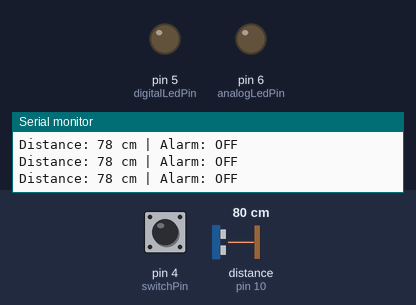
Recording of a sketch running on a simulated Arduino Uno, built with avr-gcc and run on an emulated ATmega328P. Parts: output pins drawn as LEDs (lit = HIGH), the last lines printed to the serial monitor. Wiring (inferred from the names in the program): ultrasonic range finder: trigger pin 9; echo pin 10. Dashed ring = blinking. The inputs (shaded band) are chosen by the test bench; at power-on: distance to the obstacle (sensor on pin 10) 80 cm, pin 4 (switchPin) HIGH. The echo pulse lasts 58.3 µs per cm; pins used as bus, display or sensor lines are not drawn.

Above: at 1.2 s.
1.3 s: distance to the obstacle (sensor on pin 10) set to 18 cm
At 2.5 s:
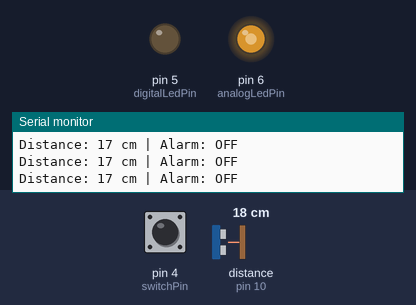
2.8 s: distance to the obstacle (sensor on pin 10) set to 9 cm
At 3.3 s:
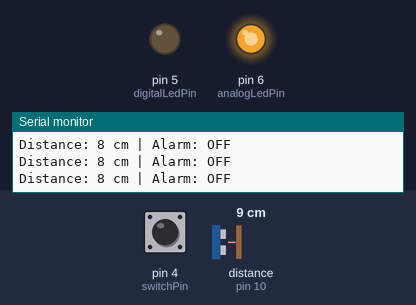
4.3 s: pin 4 (switchPin) pulled LOW for 1 s
At 4.92 s:
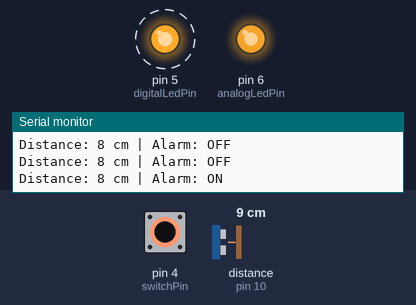
6.8 s: distance to the obstacle (sensor on pin 10) set to 35 cm
At 8.1 s:
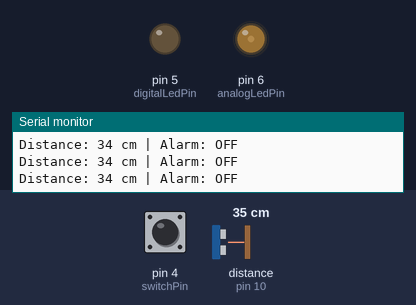
Timing chart, 0 to 9.3 s (numbered marks = the images above; inputs shaded):
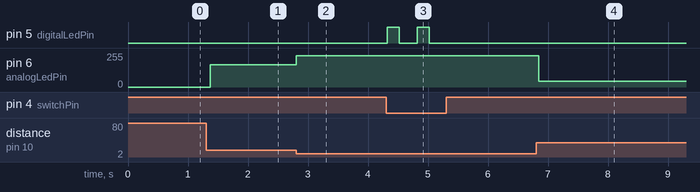

Measured:
- after the input at 1.3 s, pin 6 (analogLedPin): 0/255 → 168/255 after 0.07 s
- after the input at 2.8 s, pin 6 (analogLedPin): 168/255 → 234/255 at once
- after the input at 4.3 s, pin 5 (digitalLedPin): alternates HIGH for 0.20 s and LOW for 0.30 s, 4 changes in all, then stays LOW, starting at once
- after the input at 6.8 s, pin 6 (analogLedPin): 234/255 → 44/255 after 0.05 s

The sketch:

Assignment_2.ino
```cpp
const int trigPin = 9;
const int echoPin = 10;
const int analogLedPin = 6;  // LED for distance indication
const int digitalLedPin = 5; // LED for alarm
const int switchPin = 4;     // switch
int distanceThreshold = 10; // Distance in cm for alarm
bool alarmEnabled = false;  // Alarm State

void setup() {
  Serial.begin(9600);

  // pin modes
  pinMode(trigPin, OUTPUT);
  pinMode(echoPin, INPUT);
  pinMode(analogLedPin, OUTPUT);
  pinMode(digitalLedPin, OUTPUT);
  pinMode(switchPin, INPUT_PULLUP);

  // Initial LED state
  digitalWrite(digitalLedPin, LOW);
}

void loop() {
  // Distance from sensor
  int distance = getDistance();

  // State of the switch
  alarmEnabled = digitalRead(switchPin) == LOW;

  // Analog LED brightness based on distance
  int brightness = map(distance, 5, 40, 255, 0); // distances between 5 cm and 40 cm
  brightness = constrain(brightness, 0, 255);     // Limit brightness to range
  analogWrite(analogLedPin, brightness);

  // If alarm is enabled and distance is below threshold, blink alarm LED
  if (alarmEnabled && distance < distanceThreshold) {
    digitalWrite(digitalLedPin, HIGH);
    delay(200);
    digitalWrite(digitalLedPin, LOW);
    delay(200);
  } else {
    digitalWrite(digitalLedPin, LOW); // Keep alarm LED off
  }

  //Debug
  Serial.print("Distance: ");
  Serial.print(distance);
  Serial.print(" cm | Alarm: ");
  Serial.println(alarmEnabled ? "ON" : "OFF");

  delay(100);
}

// Function to calculate distance
int getDistance() {
  digitalWrite(trigPin, LOW);
  delayMicroseconds(2);
  digitalWrite(trigPin, HIGH);
  delayMicroseconds(10);
  digitalWrite(trigPin, LOW);

  // Measure the pulse duration on echo pin
  long duration = pulseIn(echoPin, HIGH);

  // Calculate the distance in cm
  int distance = duration * 0.034 / 2;
  return distance;
}
```
